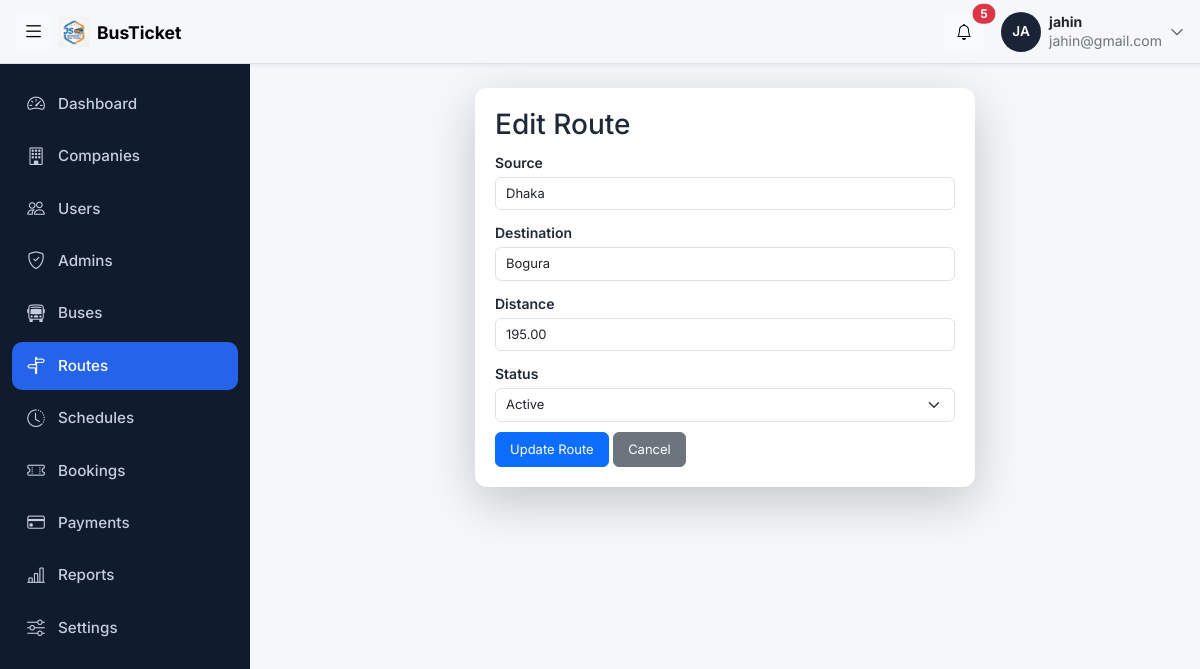
The app's page /admin/route_edit.php?route_id=1 (signed in) with its own data.
### tables this page shows
CREATE TABLE `routes` (
  `route_id` int(11) NOT NULL,
  `source` varchar(100) NOT NULL,
  `destination` varchar(100) NOT NULL,
  `distance` decimal(10,2) NOT NULL,
  `status` enum('active','inactive') NOT NULL
);

### admin/route_edit.php (the view, shortened to what this page needs)
<?php
include '../config/db.php';
$route_id = $_GET['route_id'];
$sql = "SELECT * FROM routes WHERE route_id = '$route_id'";
$result = $conn->query($sql);
$route = $result->fetch_assoc();
?>
<!DOCTYPE html>
<html lang="en">
<head>
    <?php include '../includes/admin_css.php'; ?>
</head>
<body>
<?php include '../includes/topbar.php'; ?>
<div class="layout">
    <?php include '../includes/route_bar.php'; ?>
    <main class="container-fluid py-4 px-4">
        <div class="company-card edit-form-card p-4">
            <h3>Edit Route</h3>
            <form method="post">
                <div class="mb-3"><label>Source</label><input class="form-control" name="source" value="<?php echo htmlspecialchars($route['source'], ENT_QUOTES, 'UTF-8'); ?>" required></div>
                <div class="mb-3"><label>Destination</label><input class="form-control" name="destination" value="<?php echo htmlspecialchars($route['destination'], ENT_QUOTES, 'UTF-8'); ?>" required></div>
                <div class="mb-3"><label>Distance</label><input type="number" min="0.01" step="0.01" class="form-control" name="distance" value="<?php echo $route['distance']; ?>" required></div>
                <div class="mb-3">
                    <label>Status</label>
                    <select class="form-select" name="status" required>
                        <option value="active" <?php echo $route['status'] === 'active' ? 'selected' : ''; ?>>Active</option>
                    </select>
                </div>
                <button class="btn btn-primary" type="submit" name="update">Update Route</button>
                <a class="btn btn-secondary" href="route.php">Cancel</a>
            </form>
        </div>
    </main>
</div>
</body>
</html>

### assets/css/admin.css (style rules this page uses)
:root { --topbar-h: 64px; --sidebar-w: 250px; --sidebar-w-collapsed: 72px; --brand: #2563eb; --ink: #1b2437; --bg: #f4f6fa; }
body { background: var(--bg); color: var(--ink); font-family: "Inter", "Nirmala UI", system-ui, sans-serif; }
.layout { display: flex; min-height: calc(100vh - var(--topbar-h)); margin-top: var(--topbar-h); }
.layout > .sidebar + * { flex: 1; min-width: 0; margin-left: var(--sidebar-w); transition: margin-left .25s ease; }

### assets/css/companies.css (style rules this page uses)
body { background: #f5f7fb; font-family: 'Inter', sans-serif; color: #202938; }
.company-card { background: white; border-radius: 12px; padding: 22px; box-shadow: 0 3px 15px rgba(0,0,0,0.04); }
a { text-decoration: none; }
.edit-form-card { max-width: 500px; margin: 0 auto; padding: 20px !important; box-shadow: 0 15px 50px rgba(0, 0, 0, 0.2); }
.edit-form-card label { font-size: 14px; font-weight: 600 ; margin-bottom: 4px; }
.edit-form-card .form-control, .edit-form-card .form-select { font-size: 13px; padding: 6px 10px; }
.edit-form-card .mb-3 { margin-bottom: 10px !important; }
.edit-form-card .btn { font-size: 13px; padding: 7px 14px; }

### assets/css/adminbar.css (style rules this page uses)
body { background: #f5f7fb; font-family: 'Inter', sans-serif; color: #202938; }
.company-card { background: white; border-radius: 12px; padding: 22px; box-shadow: 0 3px 15px rgba(0,0,0,0.04); }
a { text-decoration: none; }
.edit-form-card { max-width: 500px; margin: 0 auto; padding: 20px !important; box-shadow: 0 15px 50px rgba(0, 0, 0, 0.2); }
.edit-form-card label { font-size: 14px; font-weight: 600 ; margin-bottom: 4px; }
.edit-form-card .form-control, .edit-form-card .form-select { font-size: 13px; padding: 6px 10px; }
.edit-form-card .mb-3 { margin-bottom: 10px !important; }
.edit-form-card .btn { font-size: 13px; padding: 7px 14px; }

### records on screen
routes: source "Dhaka", destination "Bogura", distance "195.00", status "Active"

### other values on screen
substr($_SESSION['name'], 0, 2) "JA"
$_SESSION['name'] "jahin"
$_SESSION['email'] "jahin@gmail.com"
